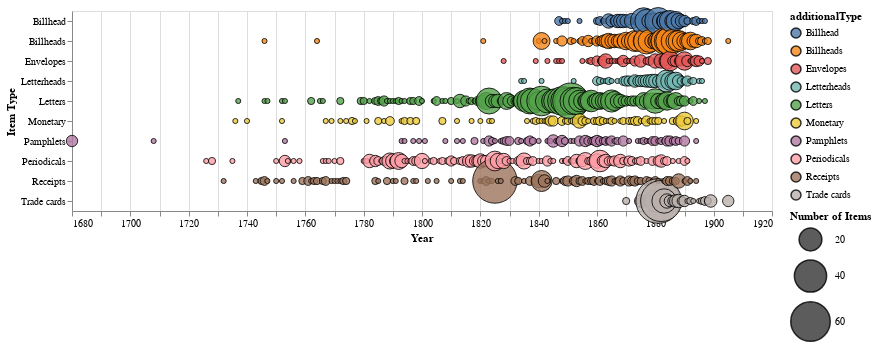

The code cell stored with this chart in its notebook:
### Code cell
# Create a chart
alt.Chart(top_type_counts).mark_circle(
    
    # Style the circles
    opacity=0.8,
    stroke='black',
    strokeWidth=1
).encode(
    
    # Year on the X axis
    x=alt.X('year:Q', axis=alt.Axis(format='c', title='Year', labelAngle=0), scale=alt.Scale(zero=False)),
    
    # Object type on the Y axis
    y=alt.Y('additionalType:N', title='Item Type'),
    
    # Size of the circles represents the number of objects
    size=alt.Size('Count:Q',
        scale=alt.Scale(range=[0, 2000]),
        legend=alt.Legend(title='Number of Items')
    ),
    
    # Color the circles by object type
    color=alt.Color('additionalType:N'),
    
    # Provide type, year, and count details on hover
    tooltip=[alt.Tooltip('additionalType:N', title='Type'), alt.Tooltip('year:Q', title='Year'), alt.Tooltip('Count:Q', title='Number of Items', format=',')]
).properties(
    width=700
)

### Figure 1 — Vega-Lite specification as saved in the notebook (floating-point values rounded to 4 significant figures; data arrays with more than 128 entries replaced by an {"elided": "..."} marker saying what was removed)
{"config": {"view": {"continuousWidth": 400, "continuousHeight": 300}}, "data": {"name": "data-dba498d95a184ddd48d9d8d5a2c8332d"}, "mark": {"type": "circle", "opacity": 0.8, "stroke": "black", "strokeWidth": 1}, "encoding": {"color": {"type": "nominal", "field": "additionalType"}, "size": {"type": "quantitative", "field": "Count", "legend": {"title": "Number of Items"}, "scale": {"range": [0, 2000]}}, "tooltip": [{"type": "nominal", "field": "additionalType", "title": "Type"}, {"type": "quantitative", "field": "year", "title": "Year"}, {"type": "quantitative", "field": "Count", "format": ",", "title": "Number of Items"}], "x": {"type": "quantitative", "axis": {"format": "c", "labelAngle": 0, "title": "Year"}, "field": "year", "scale": {"zero": false}}, "y": {"type": "nominal", "field": "additionalType", "title": "Item Type"}}, "width": 700, "$schema": "https://vega.github.io/schema/vega-lite/v4.8.1.json", "datasets": {"data-dba498d95a184ddd48d9d8d5a2c8332d": {"elided": "661 records"}}}
